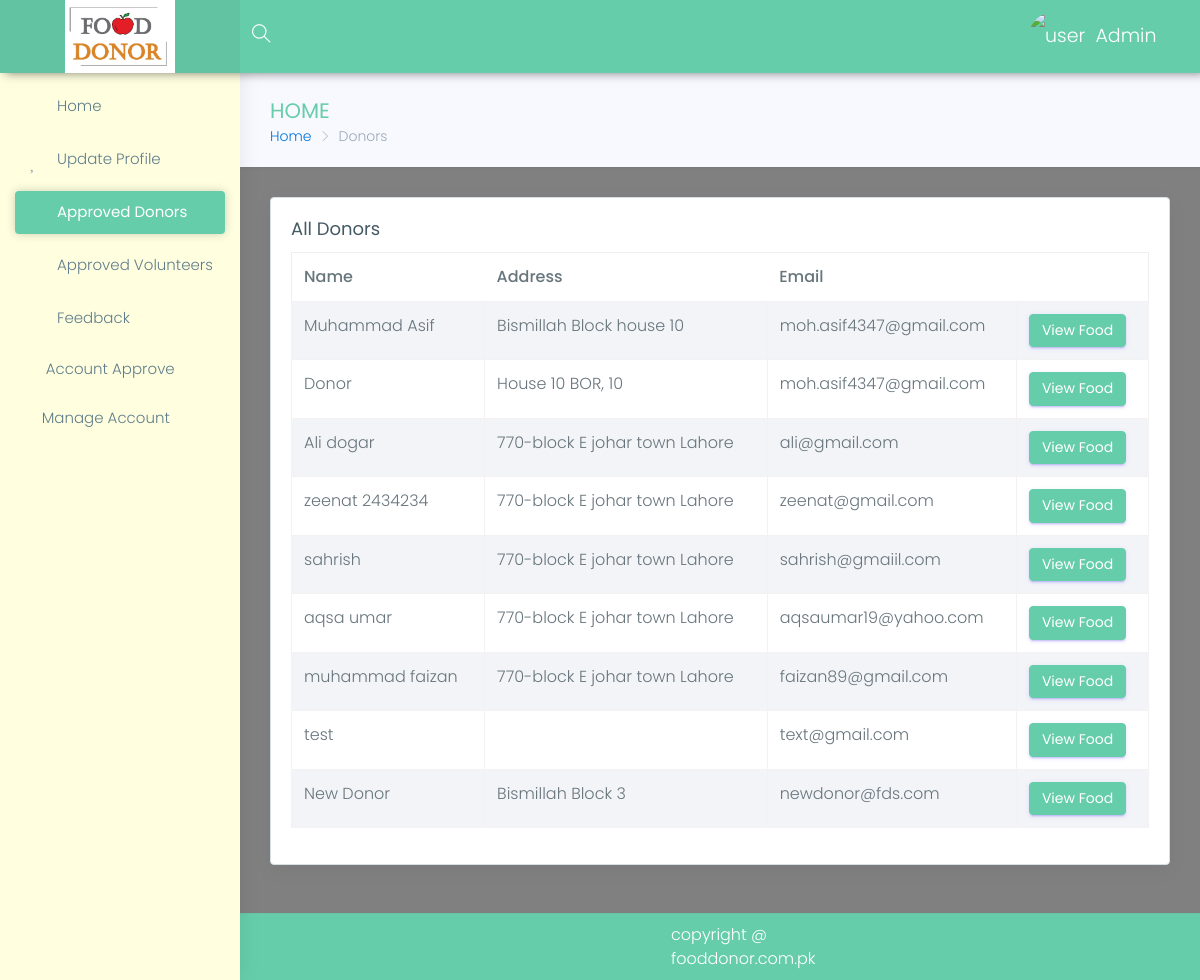
/fdsadmin/donors (signed in), run on the app's committed database.
### donor/models.py (models this page shows, shortened)
class Donor(models.Model):
    user = models.OneToOneField(User, on_delete=models.CASCADE, primary_key=True)
    name = models.CharField(max_length=100, blank=False, null=False)
    role = models.CharField(default='Donor',blank=False,max_length=10)
    address = models.CharField(max_length=100, blank=False, null=False)
    mobile = models.CharField(max_length=15, blank=False)
    area_name=models.CharField(help_text='Johar Town, Faisal Town',max_length=30)
    image=models.ImageField(blank=True)
    gender=models.CharField(max_length=6,blank=True,null=True,choices=gender)
    city=models.CharField(max_length=20,blank=True,null=True)
    country=models.CharField(max_length=20,blank=True,null=True)
    is_approved=models.BooleanField(default=False)
    map_latitude=models.FloatField(blank=True,null=True)
    map_logitude=models.FloatField(blank=True,null=True)
    cnic=models.CharField(max_length=15,blank=True,null=True)
    code = models.IntegerField(default=0, null=True, blank=True)

### fdsadmin/views.py (the view)
@login_required
def donors(request):
    if not auth_admin(request):
        return redirect('/home/login')
    all_donors = Donor.objects.filter(is_approved=True)
    return render(request, 'fdsadmin/donors.html', {'donors': all_donors})

### fdsadmin/views.py (called while the page is built)
def auth_admin(request):
    if request.user.is_staff:
        return True
    else:
        return False

### templates/fdsadmin/donors.html (shortened to what this page needs)
{% extends 'panel-base.html' %}
{% block sidebar %}
            {% include 'fdsadmin/sidebar.html' %}
        {% endblock %}
{% block bradcrump %}
    <div class="row page-titles">
                    <div class="col-md-5 col-8 align-self-center">
                        <h3 class="text-themecolor">HOME</h3>
                        <ol class="breadcrumb">
                            <li class="breadcrumb-item"><a href="{% url 'fdsadmin-index' %}">Home</a></li>
                            <li class="breadcrumb-item active">Donors</li>
                        </ol>
                    </div>
                </div>
{% endblock %}
{% block main %}
                 <div class="row">
                    <div class="col-lg-12">
                        <div class="card">
                            <div class="card-block">
                                <h4 class="card-title">All Donors</h4>
                                <div class="table-responsive">
                                    <table id="myTable" class="table table-hover table-striped table-bordered">
                                        <thead>
                                            <tr>
                                                <th>Name</th>
                                                <th>Address</th>
                                                <th>Email</th>
                                            </tr>
                                        </thead>
                                        <tbody>
                                        {% for donor in donors %}
                                            <tr>
                                                <td>{{ donor.name }}</td>
                                                <td>{{ donor.address }}</td>
                                                <td>{{ donor.user.email }}</td>
                                                <td>
                                                   <a href="{% url 'fdsadmin-donor-food' donor.pk %} "   class="btn btn-primary">View Food</a>
                                                </td>
                                            </tr>
                                        {% endfor %}
                                        </tbody>
                                    </table>
                                </div>
                            </div>
                        </div>
                    </div>
                </div>
{% endblock %}

### templates/panel-base.html (shortened to what this page needs)
{% load static %}
<!DOCTYPE html>
<html lang="en">
<head>
    <link href="{% static 'Panel/assets/plugins/bootstrap/css/bootstrap.min.css' %}" rel="stylesheet">
    <link href="{% static 'Panel/assets/plugins/chartist-js/dist/chartist.min.css' %}" rel="stylesheet">
    <link href="{% static 'Panel/assets/plugins/chartist-js/dist/chartist-init.css' %}" rel="stylesheet">
    <link href="{% static 'Panel/assets/plugins/chartist-plugin-tooltip-master/dist/chartist-plugin-tooltip.css' %}" rel="stylesheet">
    <link href="{% static 'Panel/assets/plugins/c3-master/c3.min.css' %}" rel="stylesheet">
    <link href="{% static 'Panel/lite/css/style.css' %}" rel="stylesheet">
    <link href="{% static 'Panel/lite/css/colors/blue.css' %}" id="theme" rel="stylesheet">
    <link rel="stylesheet" type="text/css" href="https://cdn.datatables.net/v/bs4/jq-3.3.1/dt-1.10.18/datatables.min.css"/>
</head>
<body class="fix-header fix-sidebar card-no-border">
    <div id="main-wrapper">
        <header class="topbar">
            <nav class="navbar top-navbar navbar-toggleable-sm navbar-light">
                <div class="navbar-header">
                    <a class="navbar-brand" href="{% url 'donor-index' %}">
                        <b>
                            <img src="{% static "images/Capture.PNG" %}" style="width: 110px" alt="homepage" class="light-logo" />
                        </b>
                    </a>
                </div>
                <div class="navbar-collapse">
                    <ul class="navbar-nav mr-auto mt-md-0">
                        <li class="nav-item hidden-sm-down search-box"> <a class="nav-link hidden-sm-down text-muted waves-effect waves-dark" href="javascript:void(0)"><i class="ti-search"></i></a>
                        </li>
                    </ul>
                    <ul class="navbar-nav my-lg-0">
                        <li class="nav-item dropdown">
                            <a href="" class="link" data-toggle="tooltip" title="Email"><i class="mdi mdi-gmail" style="
                                     margin-right: 46px;"></i></a>
                            <a class="nav-link dropdown-toggle text-muted waves-effect waves-dark" href="" data-toggle="dropdown" aria-haspopup="true" aria-expanded="false"><img src="{{ request.session.pic }}" alt="user" class="profile-pic m-r-10" />{{ user.first_name }}</a>
                        <a href="/home/logout" class="link" data-toggle="tooltip" title="Logout"><i class="mdi mdi-power"></i></a>
                        </li>
                    </ul>
                </div>
            </nav>
        </header>
        {% block sidebar %}
        {% endblock %}
        <div class="page-wrapper">
            <div class="container-fluid" style="padding-top: 0px;">
                {% block bradcrump %}{% endblock %}
                {% block main %}{% endblock %}
            </div>
            <footer class="footer"> copyright @ fooddonor.com.pk </footer>
        </div>
    </div>
</body>
</html>

### home/static/Panel/lite/css/colors/blue.css (style rules this page uses)
.topbar { background: #66CDAA; }
.topbar .navbar-header { background: rgba(0, 0, 0, 0.05); }
.topbar .top-navbar .navbar-header .navbar-brand .light-logo { display: inline-block; color: rgba(255, 255, 255, 0.8); }
.topbar .navbar-light .navbar-nav .nav-item > a.nav-link { color: #ffffff !important; }
.text-themecolor { color: #66CDAA !important; }

### templates/panel-base.html (style rules this page uses)
.footer { padding: 9px 431px !important; }

### data on the page
Donor: name "Muhammad Asif", address "Bismillah Block house 10", user.email "moh.asif4347@gmail.com"
Donor: name "Donor", address "House 10 BOR, 10", user.email "moh.asif4347@gmail.com"
Donor: name "Ali dogar", address "770-block E johar town Lahore", user.email "ali@gmail.com"
Donor: name "zeenat 2434234", address "770-block E johar town Lahore", user.email "zeenat@gmail.com"
Donor: name "sahrish", address "770-block E johar town Lahore", user.email "sahrish@gmaiil.com"
Donor: name "aqsa umar", address "770-block E johar town Lahore", user.email "aqsaumar19@yahoo.com"
Donor: name "muhammad faizan", address "770-block E johar town Lahore", user.email "faizan89@gmail.com"
Donor: name "test", user.email "text@gmail.com"
Donor: name "New Donor", address "Bismillah Block 3", user.email "newdonor@fds.com"

### other printed values
{{ user.first_name }} "Admin"
